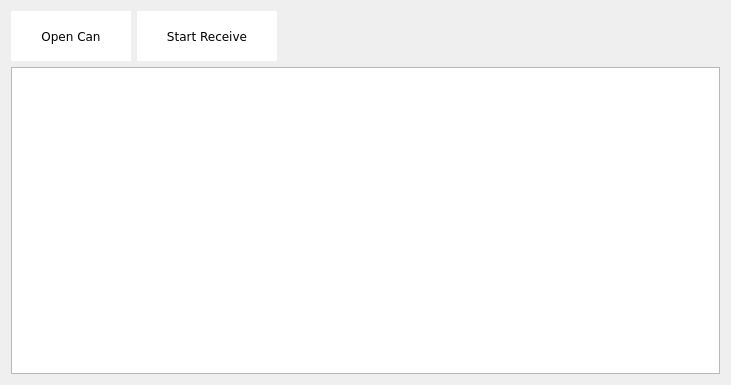
<?xml version="1.0" encoding="UTF-8"?>
<ui version="4.0">
 <class>CanWidget</class>
 <widget class="QWidget" name="CanWidget">
  <property name="enabled">
   <bool>true</bool>
  </property>
  <property name="geometry">
   <rect>
    <x>0</x>
    <y>0</y>
    <width>731</width>
    <height>385</height>
   </rect>
  </property>
  <property name="sizePolicy">
   <sizepolicy hsizetype="Expanding" vsizetype="Expanding">
    <horstretch>0</horstretch>
    <verstretch>0</verstretch>
   </sizepolicy>
  </property>
  <property name="focusPolicy">
   <enum>Qt::StrongFocus</enum>
  </property>
  <property name="windowTitle">
   <string>Form</string>
  </property>
  <property name="layoutDirection">
   <enum>Qt::LeftToRight</enum>
  </property>
  <property name="autoFillBackground">
   <bool>false</bool>
  </property>
  <layout class="QFormLayout" name="formLayout">
   <item row="0" column="0">
    <widget class="QPushButton" name="pBOpenCan">
     <property name="sizePolicy">
      <sizepolicy hsizetype="Expanding" vsizetype="Expanding">
       <horstretch>0</horstretch>
       <verstretch>0</verstretch>
      </sizepolicy>
     </property>
     <property name="minimumSize">
      <size>
       <width>120</width>
       <height>50</height>
      </size>
     </property>
     <property name="maximumSize">
      <size>
       <width>1000</width>
       <height>1000</height>
      </size>
     </property>
     <property name="palette">
      <palette>
       <active>
        <colorrole role="WindowText">
         <brush brushstyle="SolidPattern">
          <color alpha="255">
           <red>0</red>
           <green>0</green>
           <blue>0</blue>
          </color>
         </brush>
        </colorrole>
        <colorrole role="Button">
         <brush brushstyle="SolidPattern">
          <color alpha="255">
           <red>255</red>
           <green>255</green>
           <blue>255</blue>
          </color>
         </brush>
        </colorrole>
        <colorrole role="Text">
         <brush brushstyle="SolidPattern">
          <color alpha="255">
           <red>0</red>
           <green>0</green>
           <blue>0</blue>
          </color>
         </brush>
        </colorrole>
        <colorrole role="ButtonText">
         <brush brushstyle="SolidPattern">
          <color alpha="255">
           <red>0</red>
           <green>0</green>
           <blue>0</blue>
          </color>
         </brush>
        </colorrole>
        <colorrole role="Base">
         <brush brushstyle="SolidPattern">
          <color alpha="255">
           <red>255</red>
           <green>255</green>
           <blue>255</blue>
          </color>
         </brush>
        </colorrole>
        <colorrole role="Window">
         <brush brushstyle="SolidPattern">
          <color alpha="255">
           <red>255</red>
           <green>255</green>
           <blue>255</blue>
          </color>
         </brush>
        </colorrole>
       </active>
       <inactive>
        <colorrole role="WindowText">
         <brush brushstyle="SolidPattern">
          <color alpha="255">
           <red>0</red>
           <green>0</green>
           <blue>0</blue>
          </color>
         </brush>
        </colorrole>
        <colorrole role="Button">
         <brush brushstyle="SolidPattern">
          <color alpha="255">
           <red>255</red>
           <green>255</green>
           <blue>255</blue>
          </color>
         </brush>
        </colorrole>
        <colorrole role="Text">
         <brush brushstyle="SolidPattern">
          <color alpha="255">
           <red>0</red>
           <green>0</green>
           <blue>0</blue>
          </color>
         </brush>
        </colorrole>
        <colorrole role="ButtonText">
         <brush brushstyle="SolidPattern">
          <color alpha="255">
           <red>0</red>
           <green>0</green>
           <blue>0</blue>
          </color>
         </brush>
        </colorrole>
        <colorrole role="Base">
         <brush brushstyle="SolidPattern">
          <color alpha="255">
           <red>255</red>
           <green>255</green>
           <blue>255</blue>
          </color>
         </brush>
        </colorrole>
        <colorrole role="Window">
         <brush brushstyle="SolidPattern">
          <color alpha="255">
           <red>255</red>
           <green>255</green>
           <blue>255</blue>
          </color>
         </brush>
        </colorrole>
       </inactive>
       <disabled>
        <colorrole role="WindowText">
         <brush brushstyle="SolidPattern">
          <color alpha="255">
           <red>0</red>
           <green>0</green>
           <blue>0</blue>
          </color>
         </brush>
        </colorrole>
        <colorrole role="Button">
         <brush brushstyle="SolidPattern">
          <color alpha="255">
           <red>255</red>
           <green>255</green>
           <blue>255</blue>
          </color>
         </brush>
        </colorrole>
        <colorrole role="Text">
         <brush brushstyle="SolidPattern">
          <color alpha="255">
           <red>0</red>
           <green>0</green>
           <blue>0</blue>
          </color>
         </brush>
        </colorrole>
        <colorrole role="ButtonText">
         <brush brushstyle="SolidPattern">
          <color alpha="255">
           <red>0</red>
           <green>0</green>
           <blue>0</blue>
          </color>
         </brush>
        </colorrole>
        <colorrole role="Base">
         <brush brushstyle="SolidPattern">
          <color alpha="255">
           <red>255</red>
           <green>255</green>
           <blue>255</blue>
          </color>
         </brush>
        </colorrole>
        <colorrole role="Window">
         <brush brushstyle="SolidPattern">
          <color alpha="255">
           <red>255</red>
           <green>255</green>
           <blue>255</blue>
          </color>
         </brush>
        </colorrole>
       </disabled>
      </palette>
     </property>
     <property name="font">
      <font>
       <family>Verdana</family>
       <pointsize>9</pointsize>
      </font>
     </property>
     <property name="focusPolicy">
      <enum>Qt::StrongFocus</enum>
     </property>
     <property name="autoFillBackground">
      <bool>true</bool>
     </property>
     <property name="text">
      <string>Open Can</string>
     </property>
     <property name="icon">
      <iconset resource="image.qrc">
       <normaloff>:/image/icon_open.png</normaloff>:/image/icon_open.png</iconset>
     </property>
     <property name="autoDefault">
      <bool>false</bool>
     </property>
     <property name="default">
      <bool>false</bool>
     </property>
     <property name="flat">
      <bool>true</bool>
     </property>
    </widget>
   </item>
   <item row="0" column="1">
    <widget class="QPushButton" name="pBStartRecv">
     <property name="sizePolicy">
      <sizepolicy hsizetype="Expanding" vsizetype="Expanding">
       <horstretch>10</horstretch>
       <verstretch>10</verstretch>
      </sizepolicy>
     </property>
     <property name="minimumSize">
      <size>
       <width>120</width>
       <height>50</height>
      </size>
     </property>
     <property name="maximumSize">
      <size>
       <width>140</width>
       <height>50</height>
      </size>
     </property>
     <property name="palette">
      <palette>
       <active>
        <colorrole role="WindowText">
         <brush brushstyle="SolidPattern">
          <color alpha="255">
           <red>0</red>
           <green>0</green>
           <blue>0</blue>
          </color>
         </brush>
        </colorrole>
        <colorrole role="Button">
         <brush brushstyle="SolidPattern">
          <color alpha="255">
           <red>255</red>
           <green>255</green>
           <blue>255</blue>
          </color>
         </brush>
        </colorrole>
        <colorrole role="Light">
         <brush brushstyle="SolidPattern">
          <color alpha="255">
           <red>255</red>
           <green>255</green>
           <blue>255</blue>
          </color>
         </brush>
        </colorrole>
        <colorrole role="Midlight">
         <brush brushstyle="SolidPattern">
          <color alpha="255">
           <red>255</red>
           <green>255</green>
           <blue>255</blue>
          </color>
         </brush>
        </colorrole>
        <colorrole role="Dark">
         <brush brushstyle="SolidPattern">
          <color alpha="255">
           <red>127</red>
           <green>127</green>
           <blue>127</blue>
          </color>
         </brush>
        </colorrole>
        <colorrole role="Mid">
         <brush brushstyle="SolidPattern">
          <color alpha="255">
           <red>170</red>
           <green>170</green>
           <blue>170</blue>
          </color>
         </brush>
        </colorrole>
        <colorrole role="Text">
         <brush brushstyle="SolidPattern">
          <color alpha="255">
           <red>0</red>
           <green>0</green>
           <blue>0</blue>
          </color>
         </brush>
        </colorrole>
        <colorrole role="BrightText">
         <brush brushstyle="SolidPattern">
          <color alpha="255">
           <red>255</red>
           <green>255</green>
           <blue>255</blue>
          </color>
         </brush>
        </colorrole>
        <colorrole role="ButtonText">
         <brush brushstyle="SolidPattern">
          <color alpha="255">
           <red>0</red>
           <green>0</green>
           <blue>0</blue>
          </color>
         </brush>
        </colorrole>
        <colorrole role="Base">
         <brush brushstyle="SolidPattern">
          <color alpha="255">
           <red>255</red>
           <green>255</green>
           <blue>255</blue>
          </color>
         </brush>
        </colorrole>
        <colorrole role="Window">
         <brush brushstyle="SolidPattern">
          <color alpha="255">
           <red>255</red>
           <green>255</green>
           <blue>255</blue>
          </color>
         </brush>
        </colorrole>
        <colorrole role="Shadow">
         <brush brushstyle="SolidPattern">
          <color alpha="255">
           <red>0</red>
           <green>0</green>
           <blue>0</blue>
          </color>
         </brush>
        </colorrole>
        <colorrole role="AlternateBase">
         <brush brushstyle="SolidPattern">
          <color alpha="255">
           <red>255</red>
           <green>255</green>
           <blue>255</blue>
          </color>
         </brush>
        </colorrole>
        <colorrole role="ToolTipBase">
         <brush brushstyle="SolidPattern">
          <color alpha="255">
           <red>255</red>
           <green>255</green>
           <blue>220</blue>
          </color>
         </brush>
        </colorrole>
        <colorrole role="ToolTipText">
         <brush brushstyle="SolidPattern">
          <color alpha="255">
           <red>0</red>
           <green>0</green>
           <blue>0</blue>
          </color>
         </brush>
        </colorrole>
       </active>
       <inactive>
        <colorrole role="WindowText">
         <brush brushstyle="SolidPattern">
          <color alpha="255">
           <red>0</red>
           <green>0</green>
           <blue>0</blue>
          </color>
         </brush>
        </colorrole>
        <colorrole role="Button">
         <brush brushstyle="SolidPattern">
          <color alpha="255">
           <red>255</red>
           <green>255</green>
           <blue>255</blue>
          </color>
         </brush>
        </colorrole>
        <colorrole role="Light">
         <brush brushstyle="SolidPattern">
          <color alpha="255">
           <red>255</red>
           <green>255</green>
           <blue>255</blue>
          </color>
         </brush>
        </colorrole>
        <colorrole role="Midlight">
         <brush brushstyle="SolidPattern">
          <color alpha="255">
           <red>255</red>
           <green>255</green>
           <blue>255</blue>
          </color>
         </brush>
        </colorrole>
        <colorrole role="Dark">
         <brush brushstyle="SolidPattern">
          <color alpha="255">
           <red>127</red>
           <green>127</green>
           <blue>127</blue>
          </color>
         </brush>
        </colorrole>
        <colorrole role="Mid">
         <brush brushstyle="SolidPattern">
          <color alpha="255">
           <red>170</red>
           <green>170</green>
           <blue>170</blue>
          </color>
         </brush>
        </colorrole>
        <colorrole role="Text">
         <brush brushstyle="SolidPattern">
          <color alpha="255">
           <red>0</red>
           <green>0</green>
           <blue>0</blue>
          </color>
         </brush>
        </colorrole>
        <colorrole role="BrightText">
         <brush brushstyle="SolidPattern">
          <color alpha="255">
           <red>255</red>
           <green>255</green>
           <blue>255</blue>
          </color>
         </brush>
        </colorrole>
        <colorrole role="ButtonText">
         <brush brushstyle="SolidPattern">
          <color alpha="255">
           <red>0</red>
           <green>0</green>
           <blue>0</blue>
          </color>
         </brush>
        </colorrole>
        <colorrole role="Base">
         <brush brushstyle="SolidPattern">
          <color alpha="255">
           <red>255</red>
           <green>255</green>
           <blue>255</blue>
          </color>
         </brush>
        </colorrole>
        <colorrole role="Window">
         <brush brushstyle="SolidPattern">
          <color alpha="255">
           <red>255</red>
           <green>255</green>
           <blue>255</blue>
          </color>
         </brush>
        </colorrole>
        <colorrole role="Shadow">
         <brush brushstyle="SolidPattern">
          <color alpha="255">
           <red>0</red>
           <green>0</green>
           <blue>0</blue>
          </color>
         </brush>
        </colorrole>
        <colorrole role="AlternateBase">
         <brush brushstyle="SolidPattern">
          <color alpha="255">
           <red>255</red>
           <green>255</green>
           <blue>255</blue>
          </color>
         </brush>
        </colorrole>
        <colorrole role="ToolTipBase">
         <brush brushstyle="SolidPattern">
          <color alpha="255">
           <red>255</red>
           <green>255</green>
           <blue>220</blue>
          </color>
         </brush>
        </colorrole>
        <colorrole role="ToolTipText">
         <brush brushstyle="SolidPattern">
          <color alpha="255">
           <red>0</red>
           <green>0</green>
           <blue>0</blue>
          </color>
         </brush>
        </colorrole>
       </inactive>
       <disabled>
        <colorrole role="WindowText">
         <brush brushstyle="SolidPattern">
          <color alpha="255">
           <red>127</red>
           <green>127</green>
           <blue>127</blue>
          </color>
         </brush>
        </colorrole>
        <colorrole role="Button">
         <brush brushstyle="SolidPattern">
          <color alpha="255">
           <red>255</red>
           <green>255</green>
           <blue>255</blue>
          </color>
         </brush>
        </colorrole>
        <colorrole role="Light">
         <brush brushstyle="SolidPattern">
          <color alpha="255">
           <red>255</red>
           <green>255</green>
           <blue>255</blue>
          </color>
         </brush>
        </colorrole>
        <colorrole role="Midlight">
         <brush brushstyle="SolidPattern">
          <color alpha="255">
           <red>255</red>
           <green>255</green>
           <blue>255</blue>
          </color>
         </brush>
        </colorrole>
        <colorrole role="Dark">
         <brush brushstyle="SolidPattern">
          <color alpha="255">
           <red>127</red>
           <green>127</green>
           <blue>127</blue>
          </color>
         </brush>
        </colorrole>
        <colorrole role="Mid">
         <brush brushstyle="SolidPattern">
          <color alpha="255">
           <red>170</red>
           <green>170</green>
           <blue>170</blue>
          </color>
         </brush>
        </colorrole>
        <colorrole role="Text">
         <brush brushstyle="SolidPattern">
          <color alpha="255">
           <red>127</red>
           <green>127</green>
           <blue>127</blue>
          </color>
         </brush>
        </colorrole>
        <colorrole role="BrightText">
         <brush brushstyle="SolidPattern">
          <color alpha="255">
           <red>255</red>
           <green>255</green>
           <blue>255</blue>
          </color>
         </brush>
        </colorrole>
        <colorrole role="ButtonText">
         <brush brushstyle="SolidPattern">
          <color alpha="255">
           <red>127</red>
           <green>127</green>
           <blue>127</blue>
          </color>
         </brush>
        </colorrole>
        <colorrole role="Base">
         <brush brushstyle="SolidPattern">
          <color alpha="255">
           <red>255</red>
           <green>255</green>
           <blue>255</blue>
          </color>
         </brush>
        </colorrole>
        <colorrole role="Window">
         <brush brushstyle="SolidPattern">
          <color alpha="255">
           <red>255</red>
           <green>255</green>
           <blue>255</blue>
          </color>
         </brush>
        </colorrole>
        <colorrole role="Shadow">
         <brush brushstyle="SolidPattern">
          <color alpha="255">
           <red>0</red>
           <green>0</green>
           <blue>0</blue>
          </color>
         </brush>
        </colorrole>
        <colorrole role="AlternateBase">
         <brush brushstyle="SolidPattern">
          <color alpha="255">
           <red>255</red>
           <green>255</green>
           <blue>255</blue>
          </color>
         </brush>
        </colorrole>
        <colorrole role="ToolTipBase">
         <brush brushstyle="SolidPattern">
          <color alpha="255">
           <red>255</red>
           <green>255</green>
           <blue>220</blue>
          </color>
         </brush>
        </colorrole>
        <colorrole role="ToolTipText">
         <brush brushstyle="SolidPattern">
          <color alpha="255">
           <red>0</red>
           <green>0</green>
           <blue>0</blue>
          </color>
         </brush>
        </colorrole>
       </disabled>
      </palette>
     </property>
     <property name="font">
      <font>
       <family>Verdana</family>
       <pointsize>9</pointsize>
      </font>
     </property>
     <property name="focusPolicy">
      <enum>Qt::StrongFocus</enum>
     </property>
     <property name="autoFillBackground">
      <bool>true</bool>
     </property>
     <property name="text">
      <string>Start Receive</string>
     </property>
     <property name="icon">
      <iconset resource="image.qrc">
       <normaloff>:/image/icon_start.png</normaloff>:/image/icon_start.png</iconset>
     </property>
     <property name="flat">
      <bool>true</bool>
     </property>
    </widget>
   </item>
   <item row="1" column="0" colspan="2">
    <widget class="QTextBrowser" name="textBrowserCanMsg">
     <property name="layoutDirection">
      <enum>Qt::LeftToRight</enum>
     </property>
    </widget>
   </item>
  </layout>
 </widget>
 <resources>
  <include location="image.qrc"/>
 </resources>
 <connections/>
</ui>
